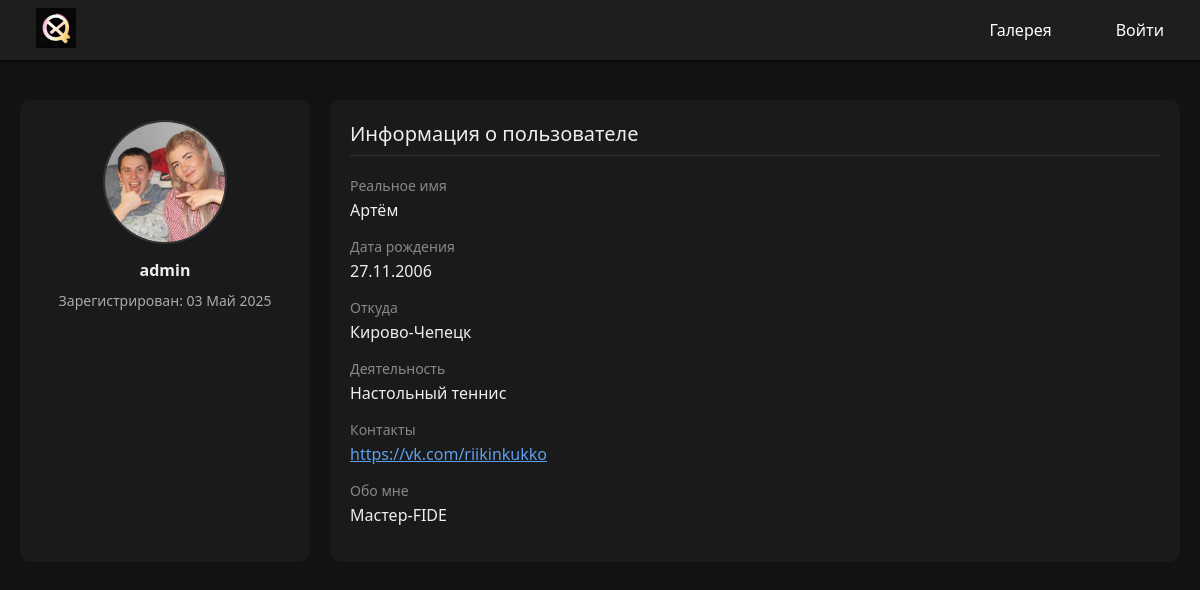
The page /users/1/ on the database its author committed.
### photos/models.py (models this page shows, shortened)
class Profile(models.Model):
    GENDER_CHOICES = [
        ('', 'Не указан'),
        ('M', 'Мужчина'),
        ('F', 'Женщина'),
    ]
    user = models.OneToOneField(User, on_delete=models.CASCADE, related_name='profile')
    avatar = models.ImageField(upload_to='avatars/', default='avatars/default_avatar.jpg')
    real_name = models.CharField(max_length=100, blank=True)
    birth_date = models.DateField(blank=True, null=True)
    gender = models.CharField(max_length=1, choices=GENDER_CHOICES, blank=True)
    location = models.CharField(max_length=100, blank=True)
    activity = models.CharField(max_length=100, blank=True)
    website = models.URLField(blank=True)
    about = models.TextField(blank=True)

### photos/views.py (the view)
# urls.py: path('users/<int:user_id>/', views.public_profile_view, name='public_profile'),
def public_profile_view(request, user_id):
    user = get_object_or_404(User, id=user_id)
    profile = get_object_or_404(Profile, user=user)
    return render(request, 'accounts/public_profile.html', {
        'user_profile': user,
        'profile': profile,
    })

### photos/templates/accounts/public_profile.html (shortened to what this page needs)
{% load static %}
<!DOCTYPE html>
<html lang="ru">
<head>
  <link rel="stylesheet" href="{% static 'css/navbar.css' %}">
</head>
<body>
  <nav class="navbar">
  <a class="logo" href="/"><img src="{% static 'img/LOGOPIXX.jpg' %}" width="40px" height="40px"></a>
  <div class="nav-links">
    <a href="/gallery/">Галерея</a>
    {% if request.user.is_authenticated %}
      <a href="/profile/">{{ request.user }}</a>
      <a href="/logout/" class="logout-button">
        <svg xmlns="http://www.w3.org/2000/svg" class="door-icon" viewBox="0 0 24 24" width="20" height="20" fill="none" stroke="currentColor" stroke-width="2">
        <path d="M10 17l5-5-5-5" stroke="white"/>
        <path d="M4 12h11" stroke="white"/>
        <path d="M20 4v16a2 2 0 0 1-2 2H7a2 2 0 0 1-2-2V4a2 2 0 0 1 2-2h11a2 2 0 0 1 2 2z" stroke="white"/>
        </svg>
        Выход
      </a>
    {% else %}
      <a href="/login/">Войти</a>
    {% endif %}
  </div>
</nav>
  <div class="container">
    <div class="sidebar">
      <img src="{{ user_profile.profile.avatar.url|default:'/default_avatar.png' }}" alt="Аватар">
      <div class="username">{{ user_profile.username }}</div>
      <div class="stat">Зарегистрирован: {{ user_profile.date_joined|date:"d M Y" }}</div>
    </div>
    <div class="content">
      <div class="section-title">Информация о пользователе</div>
      <div class="info-group">
        <label>Реальное имя</label>
        <p>{{ profile.real_name }}</p>
      </div>
      <div class="info-group">
        <label>Дата рождения</label>
        <p>{{ profile.birth_date|date:"d.m.Y" }}</p>
      </div>
      <div class="info-group">
        <label>Откуда</label>
        <p>{{ profile.location }}</p>
      </div>
      <div class="info-group">
        <label>Деятельность</label>
        <p>{{ profile.activity }}</p>
      </div>
      <div class="info-group">
        <label>Контакты</label>
        <p><a href="{{ profile.website }}" style="color: #5ea0ec;">{{ profile.website }}</a></p>
      </div>
      <div class="info-group">
        <label>Обо мне</label>
        <p>{{ profile.about }}</p>
      </div>
    </div>
  </div>
</body>
</html>

### photos/static/css/navbar.css (style rules this page uses)
.navbar { height: 60px; background-color: #1e1e1e; display: flex; align-items: center; justify-content: space-between; padding: 0 20px; box-shadow: 0 2px 4px rgba(0,0,0,0.6); position: sticky; top: 0; z-index: 999; }
.navbar .logo { font-size: 18px; font-weight: bold; color: #fff; text-decoration: none; }
.navbar .nav-links { display: flex; gap: 16px; }
.navbar a { color: #fff; text-decoration: none; font-weight: 500; padding: 8px 16px; border-radius: 4px; transition: background 0.3s; }

### photos/templates/accounts/public_profile.html (style rules this page uses)
body { margin: 0; font-family: 'Segoe UI', sans-serif; background-color: #121212; color: #eee; }
.navbar { background-color: #1e1e1e; display: flex; justify-content: space-between; align-items: center; padding: 0 20px; height: 60px; box-shadow: 0 2px 4px rgba(0, 0, 0, 0.8); }
.logo { color: #fff; font-weight: bold; font-size: 18px; text-decoration: none; }
.nav-links a { color: #ccc; margin-left: 16px; text-decoration: none; padding: 8px 12px; border-radius: 4px; transition: background 0.2s; }
.container { display: flex; padding: 40px 20px; }
.sidebar { width: 250px; padding: 20px; background-color: #1a1a1a; border-radius: 10px; margin-right: 20px; text-align: center; }
.sidebar img { width: 120px; height: 120px; border-radius: 50%; object-fit: cover; margin-bottom: 10px; border: 2px solid #333; }
.sidebar .username { font-weight: bold; margin-bottom: 10px; }
.sidebar .stat { font-size: 14px; margin: 4px 0; color: #aaa; }
.content { flex-grow: 1; background-color: #1a1a1a; padding: 20px; border-radius: 10px; }
.section-title { font-size: 20px; margin-bottom: 20px; border-bottom: 1px solid #333; padding-bottom: 8px; }
.info-group { margin-bottom: 16px; }
.info-group label { display: block; margin-bottom: 4px; color: #888; font-size: 14px; }
.info-group p { margin: 0; font-size: 16px; }

### rows shown on the page
Profile: real_name "Артём", birth_date "27.11.2006", location "Кирово-Чепецк", activity "Настольный теннис", website "https://vk.com/riikinkukko", about "Мастер-FIDE"

### other values the page prints
{{ user_profile.username }} "admin"
{{ user_profile.date_joined|date:"d M Y" }} "03 Май 2025"
